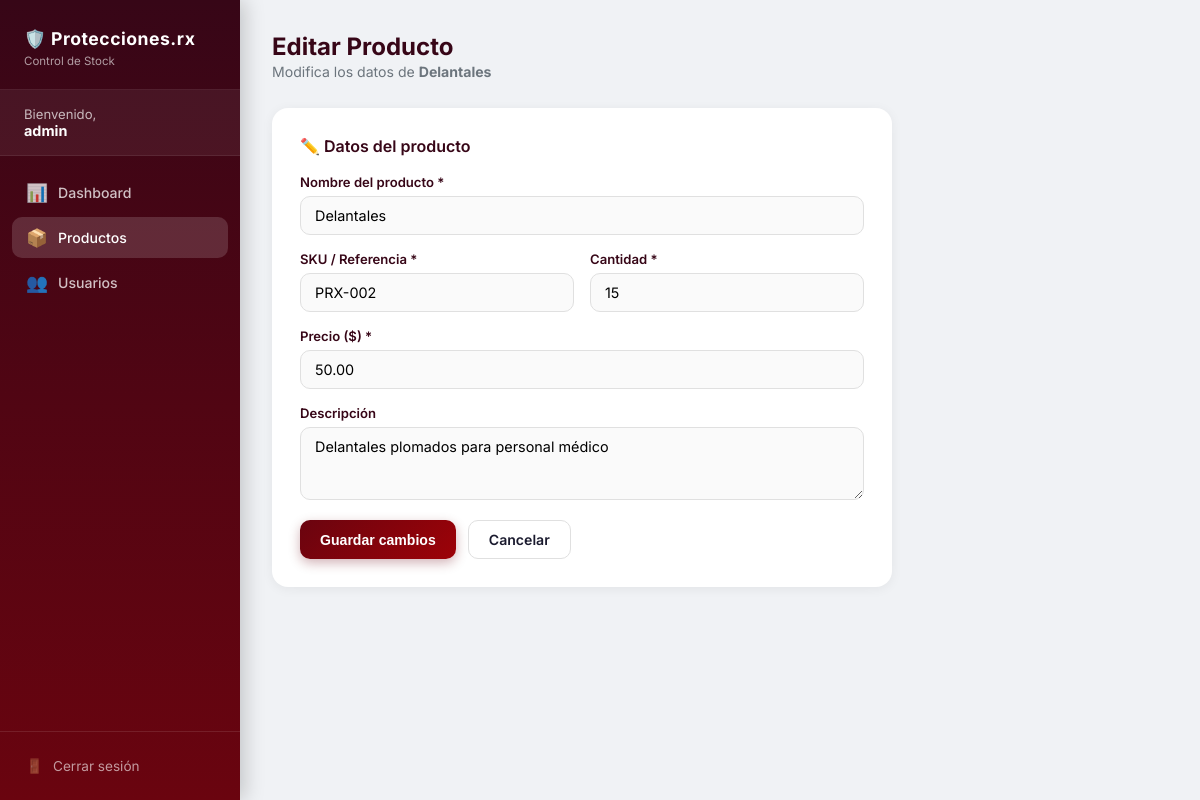
/index.php?action=editarProducto&id=2 (signed in), run on the app's committed database.
### tables this page shows
CREATE TABLE IF NOT EXISTS productos (
    id          INT AUTO_INCREMENT PRIMARY KEY,
    nombre      VARCHAR(100)   NOT NULL,
    sku         VARCHAR(50)    NOT NULL UNIQUE,
    cantidad    INT            NOT NULL DEFAULT 0,
    precio      DECIMAL(10,2)  NOT NULL DEFAULT 0.00,
    descripcion TEXT,
    created_at  DATETIME DEFAULT CURRENT_TIMESTAMP,
    updated_at  DATETIME DEFAULT CURRENT_TIMESTAMP ON UPDATE CURRENT_TIMESTAMP
);

### controllers/ProductoController.php (called while the page is built, shortened)
<?php
require_once __DIR__ . "/../models/Producto.php";
class ProductoController {
    public function edit(): void {
        $id      = intval($_GET["id"] ?? 0);
        $db      = (new Database())->getConnection();
        $modelo  = new Producto($db);
        $producto = $modelo->getById($id);
        include __DIR__ . "/../views/productos/edit.php";
    }
}

### models/Producto.php (called while the page is built, shortened)
<?php
class Producto {
    private $conn;
    private $table = "productos";
    public function __construct($db) {
        $this->conn = $db;
    }
    public function getById(int $id): ?array {
        $stmt = $this->conn->prepare("SELECT * FROM {$this->table} WHERE id = :id LIMIT 1");
        $stmt->bindParam(":id", $id, PDO::PARAM_INT);
        $stmt->execute();
        $row = $stmt->fetch(PDO::FETCH_ASSOC);
        return $row ?: null;
    }
}

### views/productos/edit.php (the view, shortened to what this page needs)
<!DOCTYPE html>
<html lang="es">
<head>
  <link rel="stylesheet" href="views/static/style.css"/>
</head>
<body>
<?php include __DIR__ . '/../_sidebar.php'; ?>
<div class="main-content">
  <div class="topbar">
    <h1>Editar Producto</h1>
    <p>Modifica los datos de <strong><?= htmlspecialchars($producto['nombre']) ?></strong></p>
  </div>
  <div class="card" style="max-width:620px">
    <div class="card-title">✏️ Datos del producto</div>
    <form method="POST" action="index.php?action=actualizarProducto">
      <div class="form-group">
        <label for="nombre">Nombre del producto *</label>
        <input type="text" id="nombre" name="nombre"
               value="<?= htmlspecialchars($producto['nombre']) ?>" required autofocus/>
      </div>
      <div class="form-row">
        <div class="form-group">
          <label for="sku">SKU / Referencia *</label>
          <input type="text" id="sku" name="sku"
                 value="<?= htmlspecialchars($producto['sku']) ?>" required/>
        </div>
        <div class="form-group">
          <label for="cantidad">Cantidad *</label>
          <input type="number" id="cantidad" name="cantidad"
                 value="<?= $producto['cantidad'] ?>" min="0" required/>
        </div>
      </div>
      <div class="form-group">
        <label for="precio">Precio ($) *</label>
        <input type="number" id="precio" name="precio"
               value="<?= $producto['precio'] ?>" min="0" step="0.01" required/>
      </div>
      <div class="form-group">
        <label for="descripcion">Descripción</label>
        <textarea id="descripcion" name="descripcion" rows="3"><?= htmlspecialchars($producto['descripcion'] ?? '') ?></textarea>
      </div>
      <div style="display:flex;gap:12px;margin-top:8px">
        <button type="submit" class="btn btn-primary">Guardar cambios</button>
        <a href="index.php?action=productos" class="btn btn-outline">Cancelar</a>
      </div>
    </form>
  </div>
</div>
</body>
</html>

### views/static/style.css (style rules this page uses)
:root { --vino: #6a040f; --vino-oscuro: #370617; --vino-claro: #9d0208; --fondo: #f0f2f5; --blanco: #ffffff; --texto: #1a1a2e; --muted: #6c757d; --borde: #e0e0e0; }
* { box-sizing: border-box; margin: 0; padding: 0; }
body { font-family: 'Inter', sans-serif; background: var(--fondo); color: var(--texto); min-height: 100vh; }
.main-content { margin-left: 240px; padding: 32px; min-height: 100vh; }
.topbar { margin-bottom: 28px; }
.topbar h1 { font-size: 1.5rem; font-weight: 700; color: var(--vino-oscuro); }
.topbar p { color: var(--muted); font-size: .88rem; margin-top: 2px; }
.card { background: var(--blanco); border-radius: 16px; padding: 28px; box-shadow: 0 2px 12px rgba(0,0,0,.06); margin-bottom: 24px; }
.card-title { font-size: 1rem; font-weight: 600; color: var(--vino-oscuro); margin-bottom: 18px; }
.form-group { margin-bottom: 16px; }
label { display: block; font-size: .82rem; font-weight: 600; color: var(--vino-oscuro); margin-bottom: 6px; }
input[type=text], input[type=password], input[type=number], input[type=email], textarea, select { width: 100%; border: 1.5px solid var(--borde); border-radius: 10px; padding: 10px 14px; font-size: .9rem; font-family: inherit; transition: border-color .2s; background: #fafafa; }
.form-row { display: grid; grid-template-columns: 1fr 1fr; gap: 16px; }
.btn { display: inline-flex; align-items: center; gap: 6px; padding: 10px 20px; border-radius: 10px; font-size: .88rem; font-weight: 600; cursor: pointer; border: none; transition: all .22s; text-decoration: none; }
.btn-primary { background: linear-gradient(135deg, var(--vino), var(--vino-claro)); color: white; box-shadow: 0 4px 12px rgba(106,4,15,.3); }
.btn-outline { background: transparent; border: 1.5px solid var(--borde); color: var(--texto); }

### data on the page
productos: nombre "Delantales", sku "PRX-002", cantidad "15", precio "50.00", descripcion "Delantales plomados para personal médico"

### other printed values
$_SESSION['user'] "admin"
